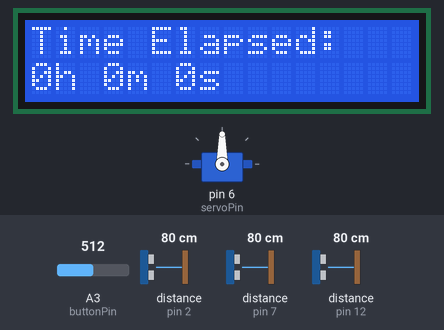
Recording of a sketch running on a simulated Arduino Uno, built with avr-gcc and run on an emulated ATmega328P. On the bench: servo, 16×2 character LCD. Inputs (shaded band) come from the test bench; at power-on: A3 (buttonPin) = 512, distance to the obstacle (sensors on pin 2, pin 7, pin 12) 80 cm. The echo pulse lasts 58.3 µs per cm; what the sketch prints to the serial monitor is not drawn.

Above: at 0.1 s.
At 1.2 s:
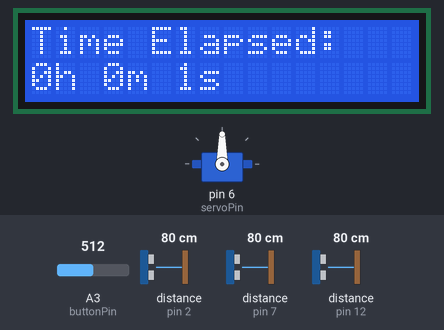
1.3 s: A3 (buttonPin) set to 520
At 2.6 s:
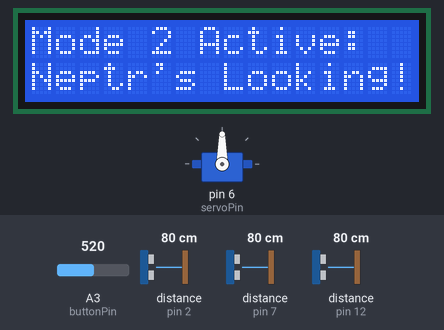
Timing chart, 0 to 4.3 s (numbered marks = the images above; inputs shaded):
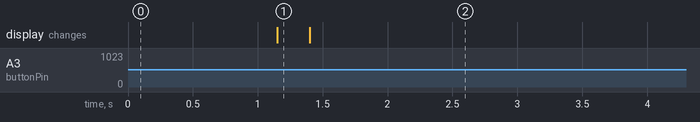

Measured:
- the behaviour switches between 512 and 513 on A3 (buttonPin) (found by bisection; images 1 and 2)
- after the input at 1.3 s, the display: changes after 0.10 s (image 2)

The sketch:

neptr_motor.ino
```cpp
#include <Servo.h>
#include <LiquidCrystal_I2C.h> // Liquid crystal library

LiquidCrystal_I2C lcd(0x27, 16, 2); // Specifies how to reference the LCD and its characteristics

int servoPin = 6; // Pin for the servo motor
Servo armServo; // Create Servo object for the arm

const int buttonPin = A3;      // Button connected to analog pin A3
int mode = 0;                  // Tracks the current mode (0 or 1)
bool buttonState = false;      // Tracks the current button state
bool lastButtonState = false;  // Tracks the previous button state

int echoPin = 7; // attach pin D8 to pin Echo of HC-SR04
int trigPin = 8; // attach pin D7 to pin Trig of HC-SR04

int echoPinl = 2; // attach pin D8 to pin Echo of HC-SR04
int trigPinl = 3; // attach pin D7 to pin Trig of HC-SR04

int echoPinr = 12; // attach pin D8 to pin Echo of HC-SR04
int trigPinr = 13; // attach pin D7 to pin Trig of HC-SR04

long duration; // duration of sound wave travel
long durationl;
long durationr;
int distance; // distance measurement
int distancel;
int distancer;

#define IN1 4 // connect IN1 on the H-Bridge to Arduino pin 4
#define IN2 5 // connect IN2 on the H-Bridge to Arduino pin 5
#define IN3 9 // connect IN3 on the H-Bridge to Arduino pin 9
#define IN4 10 // connect IN4 on the H-Bridge to Arduino pin 10

int StopDistance = 40;

void setup() {

  // put your setup code here, to run once:

  armServo.attach(servoPin);

  // Set initial servo position
  armServo.write(90); // Neutral position (straight arm)

  lcd.init();       // Initializes LCD
  lcd.backlight();  // Turns on the backlight

  pinMode(buttonPin, INPUT);   // Set the button pin as input
  lcd.setCursor(0, 0);
  lcd.print("Time Elapsed:");  // Default mode


    pinMode (trigPin, OUTPUT) ; // sonar digital pin mode for trig
    pinMode (echoPin, INPUT); // sonar digital pin mode for echo
    pinMode (trigPinl, OUTPUT) ; // sonar digital pin mode for trig
    pinMode (echoPinl, INPUT); // sonar digital pin mode for echo
    pinMode (trigPinr, OUTPUT) ; // sonar digital pin mode for trig
    pinMode (echoPinr, INPUT); // sonar digital pin mode for echo

    Serial.begin(9600);
}

void waveArm() {
  // Simple waving motion back and forth
  armServo.write(45); // Move arm to 45 degrees
  delay(200); // Wait
  armServo.write(135); // Move arm to 135 degrees
  delay(200); // Wait
  armServo.write(90); // Return arm to neutral position
  delay(200); // Wait
}

void Forward() {
  digitalWrite(IN1, HIGH);
  digitalWrite(IN2, LOW);
  digitalWrite(IN3, LOW);
  digitalWrite(IN4, HIGH);
}
void TurnRightF() {
  digitalWrite(IN1, HIGH);
  digitalWrite(IN2, LOW);
  digitalWrite(IN3, LOW);
  digitalWrite(IN4, LOW);
}
void TurnLeftF() {
  digitalWrite(IN1, LOW);
  digitalWrite(IN2, LOW);
  digitalWrite(IN3, LOW);
  digitalWrite(IN4, HIGH);
}
void TurnRight() {
  digitalWrite(IN1, HIGH); // Right wheels move backward
  digitalWrite(IN2, HIGH);
  digitalWrite(IN3, LOW);  // Left wheels move forward
  digitalWrite(IN4, LOW);
}

void TurnLeft() {
  digitalWrite(IN1, LOW);  //
  digitalWrite(IN2, LOW);
  digitalWrite(IN3, HIGH); // Left wheels move backward
  digitalWrite(IN4, HIGH);
}
void Backward() {
  digitalWrite(IN1, LOW);
  digitalWrite(IN2, HIGH);
  digitalWrite(IN3, HIGH);
  digitalWrite(IN4, LOW);
}
void Stop() {
  digitalWrite(IN1, LOW);
  digitalWrite(IN2, LOW);
  digitalWrite(IN3, LOW);
  digitalWrite(IN4, LOW);
}


void measureDistance() {
  for (int i=0;i<2;i++) {
    digitalWrite (trigPin, LOW); //makes trig pin high
    delayMicroseconds (2); //waits for hardware to respond
    digitalWrite (trigPin, HIGH); //makes trig pin high
    delayMicroseconds (10) ; //continues high trig pin state for 10 microseconds
    digitalWrite (trigPin, LOW); //after 10 microseconds trig pin is brought low
    duration = pulseIn (echoPin, HIGH); //reads echo as it receives the pulse and stores duration
    distance = duration * 0.034 / 2; // Converts the time of flight to distance to object
    return distance;
    delayMicroseconds(2);
    }
}

 void measureDistanceL() {
    for (int i=0;i<2;i++) {
    digitalWrite (trigPinl, LOW); //makes trig pin high
    delayMicroseconds (2); //waits for hardware to respond
    digitalWrite (trigPinl, HIGH); //makes trig pin high
    delayMicroseconds (10) ; //continues high trig pin state for 10 microseconds
    digitalWrite (trigPinl, LOW); //after 10 microseconds trig pin is brought low
    durationl = pulseIn (echoPinl, HIGH); //reads echo as it receives the pulse and stores duration
    distancel = durationl * 0.034 / 2; // Converts the time of flight to distance to object
    return distancel;

    delayMicroseconds(2);
    }
  }

 void measureDistanceR() {
    for (int i=0;i<2;i++) {
    digitalWrite (trigPinr, LOW); //makes trig pin high
    delayMicroseconds (2); //waits for hardware to respond
    digitalWrite (trigPinr, HIGH); //makes trig pin high
    delayMicroseconds (10) ; //continues high trig pin state for 10 microseconds
    digitalWrite (trigPinr, LOW); //after 10 microseconds trig pin is brought low
    durationr = pulseIn (echoPinr, HIGH); //reads echo as it receives the pulse and stores duration
    distancer = durationr * 0.034 / 2; // Converts the time of flight to distance to object
    return distancer;

    delayMicroseconds(2);
    }
  }
// IN2 BACKL IN3 IS BACKR IN1 IS RIGHT FORWARD IN4 is LEFT FORWARD

void loop() {
  // put your main code here, to run repeatedly:

    // Read button state
  buttonState = analogRead(buttonPin) > 512; // Detect press based on analog value threshold

  // Detect button press (transition from not pressed to pressed)
  if (buttonState && !lastButtonState) {
    mode = 1 - mode;  // Toggle between mode 0 and mode 1
    lcd.clear();      // Clear LCD screen for new mode
    if (mode == 0) {
      lcd.setCursor(0, 0);
      lcd.print("Time Elapsed:");
    } else {
      lcd.setCursor(0, 0);
      lcd.print("Mode 2 Active:"); // Placeholder for second mode
    }
  }
  lastButtonState = buttonState; // Update the last button state

  // Mode-specific actions
  if (mode == 0) {
    Stop();
    // Display elapsed time in hours, minutes, and seconds
    unsigned long elapsedMillis = millis();
    unsigned long totalSeconds = elapsedMillis / 1000;

    int hours = totalSeconds / 3600;
    int minutes = (totalSeconds % 3600) / 60;
    int seconds = totalSeconds % 60;

    lcd.setCursor(0, 1);
    lcd.print(hours);
    lcd.print("h ");
    lcd.print(minutes);
    lcd.print("m ");
    lcd.print(seconds);
    lcd.print("s    ");
  } else if (mode == 1) {
    // Placeholder for second mode (do something else here)
    lcd.setCursor(0, 1);
    lcd.print("Neptr's Looking!"); // Example display for mode 2

    measureDistance();
    measureDistanceL();
    measureDistanceR();

    Serial.print ("Distance: ");
    Serial.print (distance);
    Serial.println(" cm");

    Serial.print ("DistanceL Left: ");
    Serial.print (distancel);
    Serial.println(" cm");

    Serial.print ("Distance Right: ");
    Serial.print (distancer);
    Serial.println(" cm");

  //   if (distance < distancel && distance < distancer) {
  //     if (distance < 15) {
  //       waveArm();
  //       while (distance < 15)
  //       Backward();
  //       measureDistance();
  //       Serial.print ("Distance: ");
  //       Serial.print (distance);
  //       Serial.println(" cm");
  //     } else if (distance > 20) {
  //       armServo.write(180); // Neutral position (straight arm)
  //       while (distance > 20) {
  //         Forward();
  //         measureDistance();
  //       }
  //     } else if (distance > 15 && distance < 20) {
  //       Stop();
  //       armServo.write(90);
  //     }
  //   } else if (distancel < distance && distancel < distancer) {
  //     if (distancel < 15) {
  //       armServo.write(180); // Neutral position (straight arm)
  //       while (distancel < 15) {
  //         TurnLeft();
  //         measureDistanceL();
  //         Serial.print ("Distance Left: ");
  //         Serial.print (distancel);
  //         Serial.println(" cm");
  //       }
  //       armServo.write(90);
  //     } else if (distancel > 20){
  //       TurnLeftF();
  //     }
  //   } else if (distancer < distance && distancer < distancel) {
  //     if ( distancer < 15) {
  //       armServo.write(180); // Neutral position (straight arm)
  //       while (distancer < 15) {
  //         TurnRight();
  //         measureDistanceR();
  //         Serial.print ("Distance Right: ");
  //         Serial.print (distancer);
  //         Serial.println(" cm");
  //       }
  //       armServo.write(90);
  //     } else if (distancer > 40) {
  //       TurnRightF();
  //     }
  //   }
  // }

// Checking if the front distance is the smallest
if (distance < distancel && distance < distancer) {
    if (distance > 15) {
        waveArm();
        while (distance > 15) {
            Forward();
            measureDistanceL();
            measureDistance();
            measureDistanceR();
            Serial.print("Distance: ");
            Serial.print(distance);
            Serial.println(" cm");
            if (distancel < distance || distancer < distance) {
              break;
            }
        }
        Stop(); // Stop once the condition fails
    } else {
        armServo.write(90); // Neutral position (straight arm)
        Stop();
    }
}
// Checking if the left distance is the smallest
else if (distancel < distance && distancel < distancer) {
    if (distancel > 15) {
        armServo.write(180); // Arm position for left turn
        while (distancel > 15) {
            TurnLeftF();
            measureDistanceL();
            measureDistance();
            measureDistanceR();
            Serial.print("Distance Left: ");
            Serial.print(distancel);
            Serial.println(" cm");
            if (distance < distancel || distancer < distance) {
              break;
            }
        }
        Stop();
    } else {
        armServo.write(90); // Neutral position (straight arm)
        Stop();
    }
}
// Checking if the right distance is the smallest
else if (distancer < distance && distancer < distancel) {
    if (distancer > 15) {
        armServo.write(180); // Arm position for left turn
        while (distancer > 15) {
            TurnRightF();
            measureDistanceL();
            measureDistance();
            measureDistanceR();
            Serial.print("Distance Left: ");
            Serial.print(distancer);
            Serial.println(" cm");
            if (distance < distancer || distancel < distancer) {
              break;
            }
        }
        Stop();
    } else {
        armServo.write(90); // Neutral position (straight arm)
        Stop();
    }
  }
  }


  delay(200); // Small delay to debounce button
}
```
